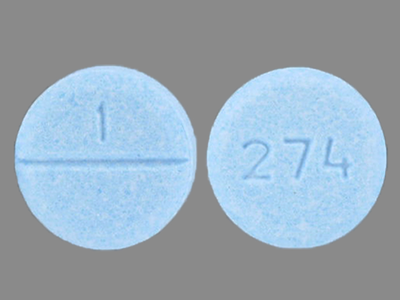
#> input picture Examples/OpenCV/PPOCV/C10/clonazepam_1mg.png, 400 x 300 px
$ python otsu_and_riddler.py --image ../C10/clonazepam_1mg.png   (older library calls are emulated)
#> lines starting #> are read from the running program, lines starting #| are printed output that depends on the picture; after the words box and inside, x2 and y2 are one past the last pixel; in counts of white or black regions, pixels touching at a corner belong together
#!/usr/bin/env python3

import numpy as np
import argparse
import mahotas
import cv2

ap = argparse.ArgumentParser()
ap.add_argument("-i", "--image", required = True,
    help = "path to the image")
args = vars(ap.parse_args())

image = cv2.imread(args["image"])
#> image is the input picture: shape (300, 400, 3); mean B, G, R 183.3, 169.7, 152.7
image = cv2.cvtColor(image, cv2.COLOR_BGR2GRAY)
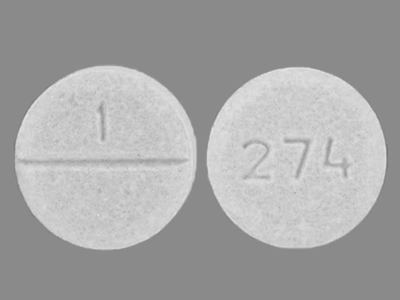
#> image: shape (300, 400); min 114, max 230, mean 166.2
blurred = cv2.GaussianBlur(image, (5, 5), 0)
cv2.imshow("Image", image)

T = mahotas.thresholding.otsu(blurred)
#> T = 170
print("Otsu's threshold: {}".format(T))
#| Otsu's threshold: 170
thresh = image.copy()
thresh[thresh > T] = 255
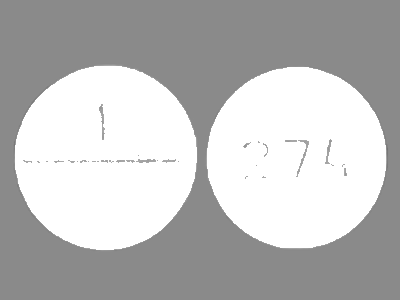
#> thresh: shape (300, 400); min 114, max 255, mean 188.3
thresh[thresh < 255] = 0
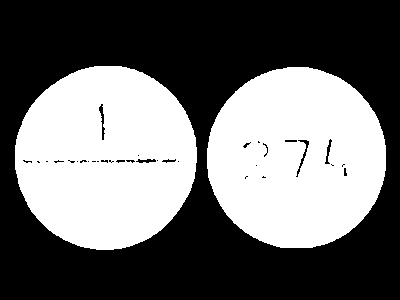
#> thresh: shape (300, 400); 42.8% white; 2 white regions, box (x1, y1, x2, y2) and area: (15, 66, 197, 250) 26001, (207, 67, 386, 248) 25354
thresh = cv2.bitwise_not(thresh)
cv2.imshow("Riddler-Calvard", thresh)
cv2.waitKey(0)
